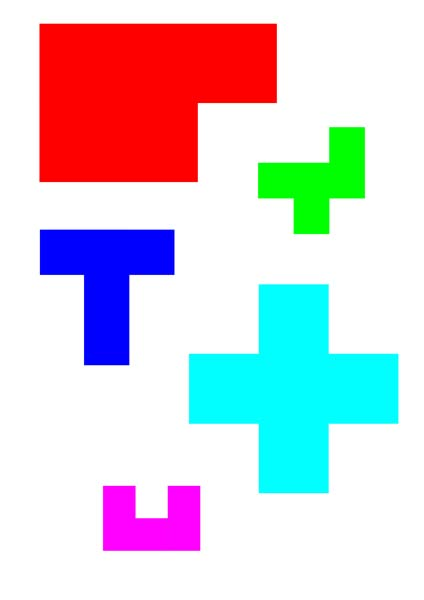
#> input picture Fortress - 1/IMG_1.jpg, 424 x 600 px
$ python rgb.py   (Python 2 division)   (older library calls are emulated)
#> lines starting #> are read from the running program, lines starting #| are printed output that depends on the picture; after the words box and inside, x2 and y2 are one past the last pixel; in counts of white or black regions, pixels touching at a corner belong together
import cv2
import numpy as np

##############################################################################################
# TEMPLATE MATCHING

#GIVEN IMAGE
img = cv2.imread('IMG_1.jpg')
#> img is the input picture: shape (600, 424, 3); mean B, G, R 216.7, 207.9, 213.7

col = [(255,255,1),(0,0,254),(1,255,1),(254,0,0),(249,7,246)]

img = cv2.resize(img, (500, 500), interpolation=cv2.INTER_LINEAR)
#> img: shape (500, 500, 3)
imgray = cv2.cvtColor(img,cv2.COLOR_BGR2GRAY)
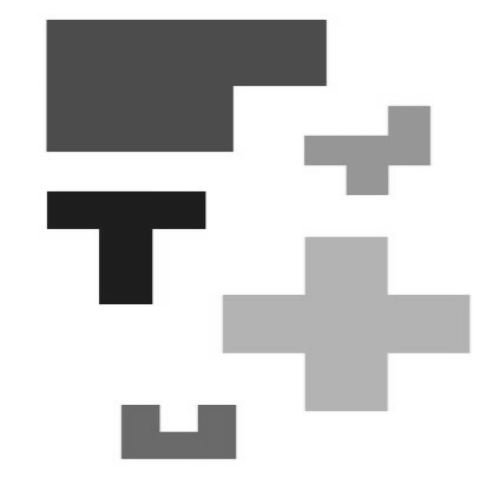
#> imgray: shape (500, 500); min 24, max 255, mean 210.6
imgray_invert = cv2.bitwise_not(imgray, dst=None)
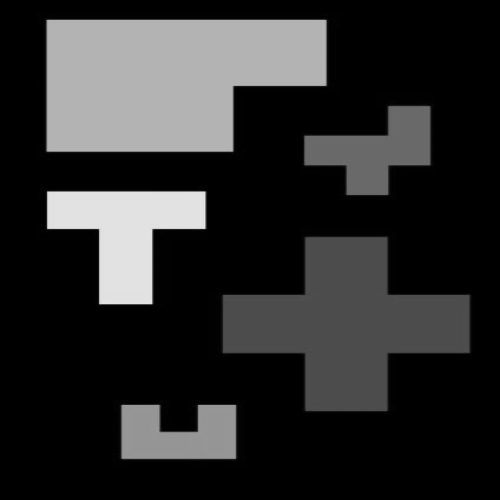
#> imgray_invert: shape (500, 500); min 0, max 231, mean 44.4
ret,thresh = cv2.threshold(imgray_invert ,50, 255 , cv2.THRESH_BINARY)
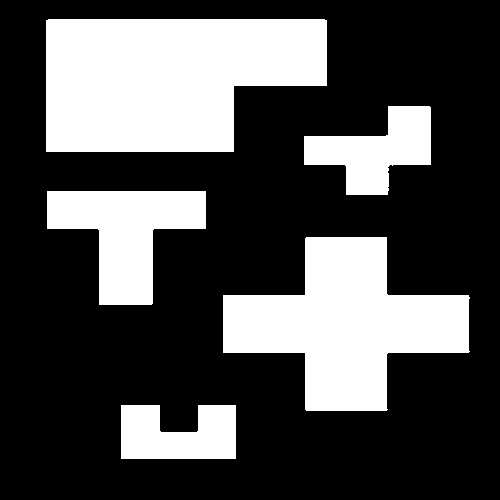
#> thresh: shape (500, 500); 30.6% white; 5 white regions


image, contours, hierarchy = cv2.findContours(thresh,cv2.RETR_TREE,cv2.CHAIN_APPROX_SIMPLE)
#> contours = 5 contours; box (x1, y1, x2, y2) and area: (46, 19, 327, 152) 30820, (223, 237, 470, 411) 23369, (47, 191, 206, 305) 9878, (304, 106, 431, 195) 6048, (121, 405, 236, 459) 4993
roi = []
moment = []
#EXTRACTING TEMPLATES

for cnt in contours:
    approx = cv2.approxPolyDP(cnt, 0.01 * cv2.arcLength(cnt, True), True)
    x1, y1, w, h = cv2.boundingRect(cnt)
    y = cv2.moments(cnt)
    moment.append(y)
    img = cv2.rectangle(img, (x1, y1), (x1 + w, y1 + h), (255, 0, 0), 2)
    roi.append(img[y1:(y1+h),x1:x1+w])
#> this loop made 5 passes
#> (x1, y1, w, h) on passes 1 to 5: (121, 405, 115, 54), (223, 237, 247, 174), (47, 191, 159, 114), (304, 106, 127, 89), (46, 19, 281, 133)
#> pass 1, `img = cv2.rectangle(img, (x1, y1), (x1 + w, y1 + h), (255, 0, 0), 2)`:
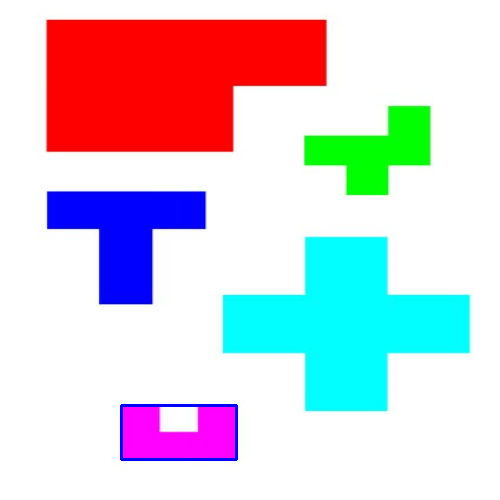
#> img: shape (500, 500, 3); mean B, G, R 216.8, 207.3, 212.7
#> pass 2, `img = cv2.rectangle(img, (x1, y1), (x1 + w, y1 + h), (255, 0, 0), 2)`:
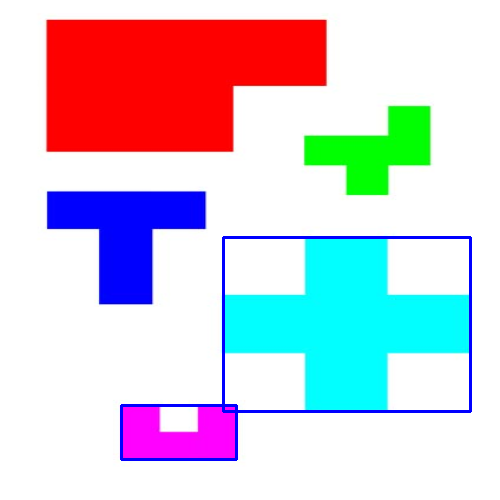
#> img: shape (500, 500, 3); 1% of pixels changed, all inside (x1, y1, x2, y2) = (222, 236, 472, 413)
#> pass 3, `img = cv2.rectangle(img, (x1, y1), (x1 + w, y1 + h), (255, 0, 0), 2)`:
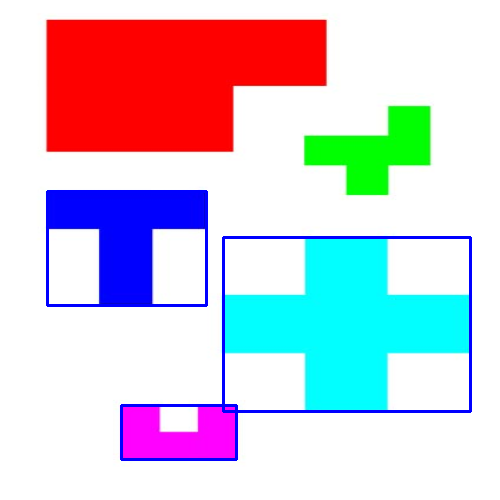
#> img: shape (500, 500, 3); 0.65% of pixels changed, all inside (x1, y1, x2, y2) = (46, 190, 208, 307)
#> after the loop:
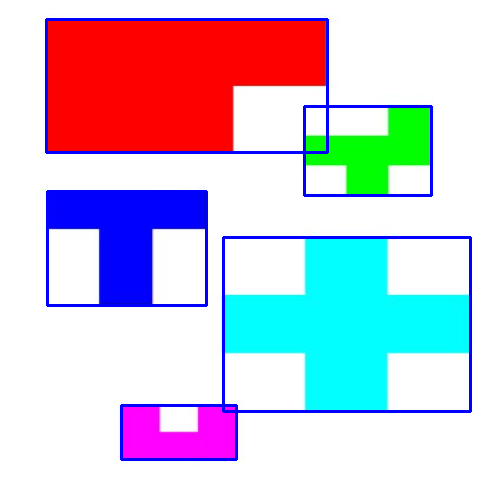
#> img: shape (500, 500, 3); 1.5% of pixels changed, all inside (x1, y1, x2, y2) = (45, 18, 433, 197)
#> after the loop, moment = 5 items; roi = 5 items

goal = np.zeros((len(roi),2),np.uint32)
#> goal = [[0, 0], [0, 0], [0, 0], [0, 0], [0, 0]]

for i in range(len(roi)):
    cx = int(moment[i]['m10'] / moment[i]['m00'])
    cy = int(moment[i]['m01'] / moment[i]['m00'])
    goal[i][0] = cx
    goal[i][1] = cy
#> this loop made 5 passes
#> (cx, cy) on passes 1 to 5: (177, 434), (345, 323), (125, 232), (375, 149), (167, 78)
#> after the loop, goal = [[177, 434], [345, 323], [125, 232], [375, 149], [167, 78]]

for i in range(len(roi)):
    color = img[goal[i][1],goal[i][0]]
    print color
#> this loop made 5 passes
#> color on passes 1 to 5: [254, 3, 252], [255, 255, 1], [254, 0, 0], [1, 255, 1], [0, 0, 254]
#| [254   3 252]
#| [255 255   1]
#| [254   0   0]
#| [  1 255   1]
#| [  0   0 254]
